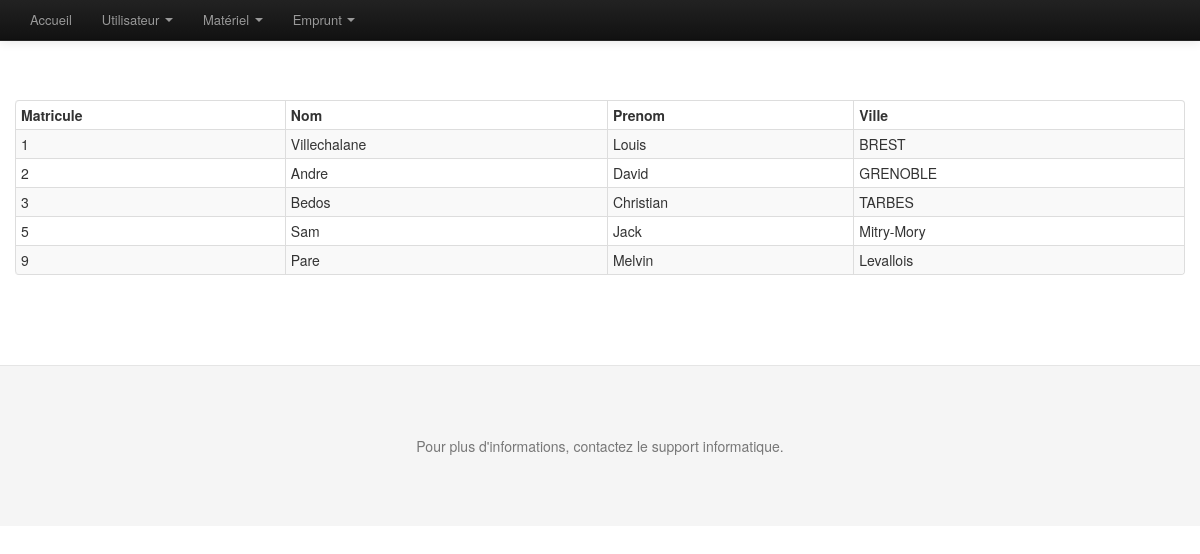
/Lister.php, run on the app's committed database.
### tables this page shows
CREATE TABLE IF NOT EXISTS `visiteur` (
  `VIS_MATRICULE` int(10) NOT NULL AUTO_INCREMENT,
  `VIS_NOM` char(25) DEFAULT NULL,
  `VIS_PRENOM` char(50) DEFAULT NULL,
  `VIS_ADRESSE` char(50) DEFAULT NULL,
  `VIS_CP` char(5) DEFAULT NULL,
  `VIS_VILLE` char(30) DEFAULT NULL,
  `VIS_DATEEMBAUCHE` datetime DEFAULT CURRENT_TIMESTAMP,
  `SEC_CODE` char(1) DEFAULT NULL,
  `LAB_CODE` char(2) DEFAULT NULL,
  `VIS_MDP` varchar(24) NOT NULL,
  `VIS_MAIL` varchar(48) NOT NULL,
  `VIS_ROLE` varchar(50) NOT NULL,
  PRIMARY KEY (`VIS_MATRICULE`),
  KEY `DEPENDRE_FK` (`LAB_CODE`),
  KEY `SEC_CODE` (`SEC_CODE`)
);

### Lister.php (called while the page is built, shortened)
<?php
  $repVues = './vues/';
  require("./include/_bdGestionDonnees.lib.php");
  $leVisiteur = lister();
  include($repVues."entete.php") ;
  include($repVues."menu.php") ;
  include($repVues."vLister.php");
  include($repVues."pied.php") ;
  ?>

### include/_bdGestionDonnees.lib.php (called while the page is built, shortened)
<?php
function connecterServeurBD()
{
    $PARAM_hote='localhost';
    $PARAM_port='3306';
    $PARAM_nom_bd='gsb';
    $PARAM_utilisateur='root';
    $PARAM_mot_passe='';
    $connect = new PDO('mysql:host='.$PARAM_hote.';port='.$PARAM_port.';dbname='.$PARAM_nom_bd, $PARAM_utilisateur, $PARAM_mot_passe);
    return $connect;
}
function lister()
{
    $connexion = connecterServeurBD();
    $requete="select VIS_MATRICULE, VIS_NOM, VIS_PRENOM, VIS_VILLE from visiteur";
    $jeuResultat=$connexion->query($requete);
    $i = 0;
    $ligne = $jeuResultat->fetch();
    while($ligne)
    {
        $visiteurs[$i]['VIS_MATRICULE']=$ligne['VIS_MATRICULE'];
        $visiteurs[$i]['VIS_NOM']=$ligne['VIS_NOM'];
        $visiteurs[$i]['VIS_PRENOM']=$ligne['VIS_PRENOM'];
        $visiteurs[$i]['VIS_VILLE']=$ligne['VIS_VILLE'];
        $ligne=$jeuResultat->fetch();
        $i = $i + 1;
    }
  return $visiteurs;
}
?>

### vues/vLister.php (the view)
<div class="container">
    <table class="table table-bordered table-striped table-condensed">
      <br><br><br>
      <thead>
        <tr>
          <th>Matricule</th>
          <th>Nom</th>
          <th>Prenom</th>
          <th>Ville</th>
        </tr>
      </thead>
      <tbody>
<?php
    $i = 0;
    while($i < count($leVisiteur))
    {
 ?>
        <tr>
        <td><?php echo $leVisiteur[$i]["VIS_MATRICULE"]?></td>
            <td><?php echo $leVisiteur[$i]["VIS_NOM"]?></td>
            <td><?php echo $leVisiteur[$i]["VIS_PRENOM"]?></td>
            <td><?php echo $leVisiteur[$i]["VIS_VILLE"]?></td>
        </tr>
<?php
        $i = $i + 1;
     }
?>
       </tbody>
     </table>
  </div>

### assets/css/docs.css (style rules this page uses)
body { position: relative; padding-top: 40px; }

### data on the page
visiteur: VIS_MATRICULE "1", VIS_NOM "Villechalane", VIS_PRENOM "Louis", VIS_VILLE "BREST"
visiteur: VIS_MATRICULE "2", VIS_NOM "Andre", VIS_PRENOM "David", VIS_VILLE "GRENOBLE"
visiteur: VIS_MATRICULE "3", VIS_NOM "Bedos", VIS_PRENOM "Christian", VIS_VILLE "TARBES"
visiteur: VIS_MATRICULE "5", VIS_NOM "Sam", VIS_PRENOM "Jack", VIS_VILLE "Mitry-Mory"
visiteur: VIS_MATRICULE "9", VIS_NOM "Pare", VIS_PRENOM "Melvin", VIS_VILLE "Levallois"
